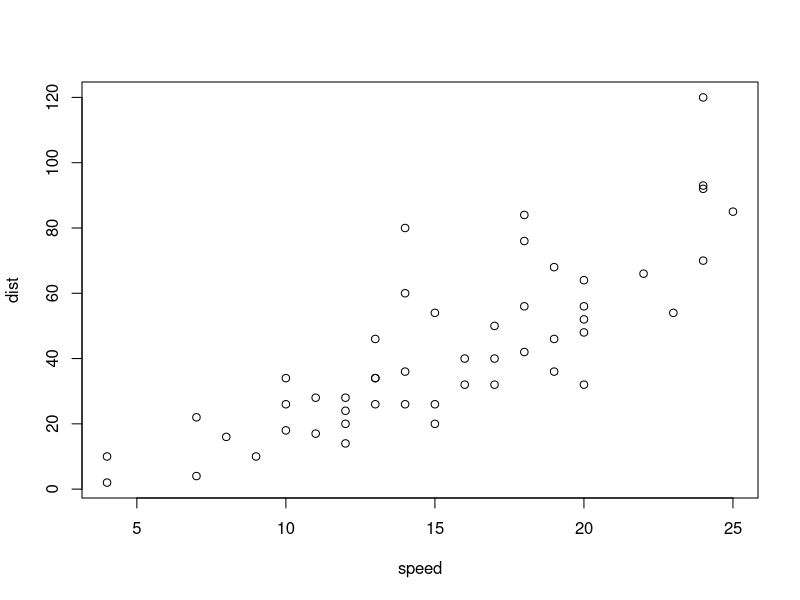
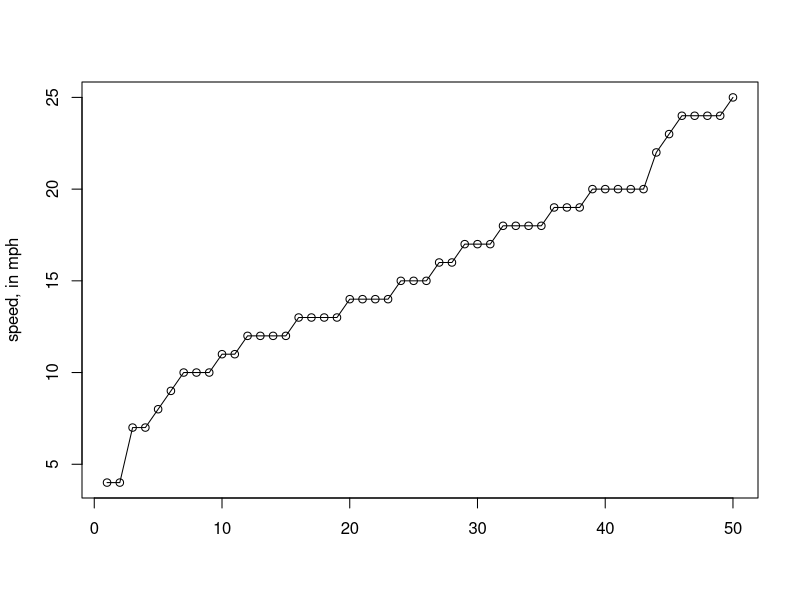

These figures' R source, in order:
## ---- chunk 1
cat("```{r}\nsummary(cars)\nplot(cars)\n```")
## ---- chunk 2
summary(cars)
plot(cars)
## ---- chunk 3
cat("The averege speed is `r mean(cars$speed)` mph.")
## ---- chunk 4
cat("```{r}\nplot(cars$speed, type='o', xlab='', ylab='speed, in mph')\n```")
## ---- chunk 5
plot(cars$speed, type='o', xlab='', ylab='speed, in mph')
